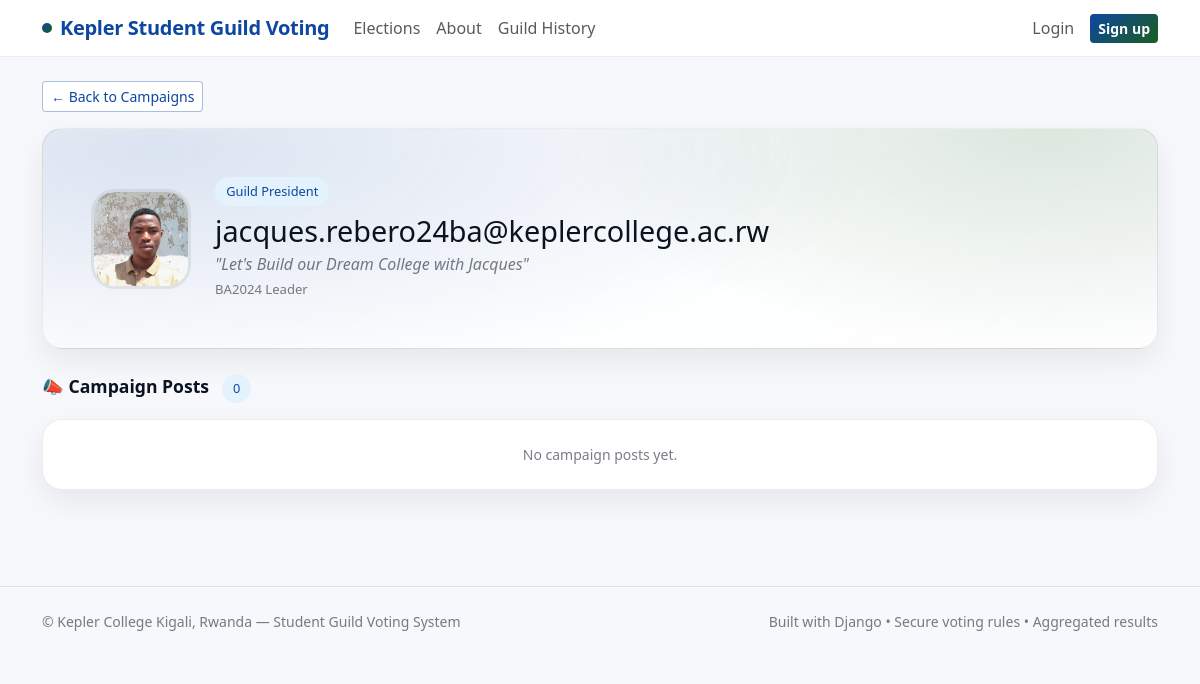
Page /elections/candidates/1/ on the committed database.
### apps/elections/models.py (models this page shows, shortened)
class Candidate(models.Model):
    STATUS_CHOICES = [
        ('pending', 'Pending'),
        ('approved', 'Approved'),
        ('rejected', 'Rejected'),
    ]
    election = models.ForeignKey(
        Election, on_delete=models.CASCADE, related_name='candidates'
    )
    position = models.ForeignKey(
        Position, on_delete=models.CASCADE, related_name='candidates'
    )
    student = models.ForeignKey(
        settings.AUTH_USER_MODEL,
        on_delete=models.SET_NULL,
        null=True, blank=True,
        related_name='candidacies'
    )
    full_name = models.CharField(max_length=200)
    slogan = models.CharField(max_length=200, blank=True)
    manifesto = models.TextField(blank=True)
    photo = models.ImageField(upload_to='candidates/', blank=True, null=True)
    status = models.CharField(
        max_length=20, choices=STATUS_CHOICES, default='pending'
    )
    created_at = models.DateTimeField(auto_now_add=True)
    class Meta:
        ordering = ['position__order', 'full_name']

class Position(models.Model):
    SCOPE_ALL = 'all'
    SCOPE_COHORT = 'cohort'
    SCOPE_CHOICES = [
        (SCOPE_ALL, 'Whole College'),
        (SCOPE_COHORT, 'Specific Cohort(s) Only'),
    ]
    election = models.ForeignKey(
        Election, on_delete=models.CASCADE, related_name='positions'
    )
    title = models.CharField(max_length=120)
    description = models.TextField(blank=True)
    order = models.PositiveIntegerField(default=0)
    voting_scope = models.CharField(
        max_length=10, choices=SCOPE_CHOICES, default=SCOPE_ALL
    )
    allowed_cohorts = models.ManyToManyField(
        'accounts.Cohort', blank=True, related_name='positions'
    )
    applications_open = models.BooleanField(default=False)
    class Meta:
        ordering = ['order', 'title']
        unique_together = [('election', 'title')]

class Election(models.Model):
    SCOPE_ALL = 'all'
    SCOPE_COHORT = 'cohort'
    SCOPE_CHOICES = [
        (SCOPE_ALL, 'Whole College'),
        (SCOPE_COHORT, 'Specific Cohort(s) Only'),
    ]
    name = models.CharField(max_length=200)
    description = models.TextField(blank=True)
    start_at = models.DateTimeField()
    end_at = models.DateTimeField()
    is_published = models.BooleanField(default=True)
    allow_live_results = models.BooleanField(default=False)
    visibility_scope = models.CharField(
        max_length=10, choices=SCOPE_CHOICES, default=SCOPE_ALL
    )
    visible_to_cohorts = models.ManyToManyField(
        'accounts.Cohort', blank=True, related_name='visible_elections'
    )
    voting_scope = models.CharField(
        max_length=10, choices=SCOPE_CHOICES, default=SCOPE_ALL
    )
    voting_cohorts = models.ManyToManyField(
        'accounts.Cohort', blank=True, related_name='voting_elections'
    )
    created_at = models.DateTimeField(auto_now_add=True)
    class Meta:
        ordering = ['-start_at']

### apps/elections/views.py (the view)
# urls.py: path('candidates/<int:candidate_id>/', views.candidate_profile, name='candidate_profile'),
def candidate_profile(request, candidate_id):
    candidate = get_object_or_404(
        Candidate.objects.select_related('position', 'position__election', 'student').prefetch_related('campaign_posts'),
        id=candidate_id, status='approved'
    )
    approved_posts = candidate.campaign_posts.filter(status='approved')
    return render(request, 'elections/candidate_profile.html', {'candidate': candidate, 'posts': approved_posts})

### apps/core/context_processors.py (called while the page is built)
def kepler_branding(request):
    return {
        "KEPLER_APP_NAME": "Kepler Student Guild Voting",
        "KEPLER_LOCATION": "Kepler College Kigali, Rwanda",
    }

### templates/elections/candidate_profile.html (shortened to what this page needs)
{% extends 'base.html' %}
{% block content %}
<div class="mb-3">
  <a href="{% url 'elections:campaign_browse' candidate.position.election.id %}"
     class="btn btn-outline-kepler btn-sm">← Back to Campaigns</a>
</div>
<div class="hero p-4 p-md-5 mb-4">
  <div class="d-flex align-items-center gap-4 flex-wrap">
    {% if candidate.photo %}
    <img src="{{ candidate.photo.url }}"
         style="width:100px;height:100px;border-radius:1.5rem;
                object-fit:cover;border:3px solid var(--kepler-border);">
    {% else %}
    <div class="candidate-avatar"
         style="width:100px;height:100px;font-size:2.5rem;border-radius:1.5rem;">
      {{ candidate.full_name|first }}
    </div>
    {% endif %}
    <div>
      <span class="k-pill pill-blue mb-2 d-inline-block">{{ candidate.position.title }}</span>
      <h1 class="fw-800 mb-1" style="font-size:1.8rem;">{{ candidate.full_name }}</h1>
      {% if candidate.slogan %}
      <div class="small-muted fst-italic fs-6">"{{ candidate.slogan }}"</div>
      {% endif %}
      <div class="small-muted mt-1" style="font-size:.82rem;">
        {{ candidate.position.election.name }}
      </div>
    </div>
  </div>
</div>
<div class="section-title mb-3">
  📣 Campaign Posts
  <span class="k-pill pill-blue ms-2">{{ posts.count }}</span>
</div>
{% if posts %}
<div class="row g-3">
  {% for post in posts %}
  <div class="col-md-6">
    <div class="kepler-card p-4 h-100">
      {% if post.image %}
      <img src="{{ post.image.url }}"
           style="width:100%;height:180px;object-fit:cover;
                  border-radius:.75rem;margin-bottom:1rem;">
      {% endif %}
      <div class="fw-700 mb-2">{{ post.title }}</div>
      {% if post.content %}
      <div class="small-muted mb-3" style="line-height:1.6;">{{ post.content }}</div>
      {% endif %}
      {% if post.link %}
      <a href="{{ post.link }}" target="_blank" class="btn btn-outline-kepler btn-sm">
        🔗 Learn More
      </a>
      {% endif %}
      <div class="small-muted mt-2" style="font-size:.78rem;">
        {{ post.created_at|date:"M d, Y" }}
      </div>
    </div>
  </div>
  {% endfor %}
</div>
{% else %}
<div class="kepler-card p-4 text-center">
  <div class="small-muted">No campaign posts yet.</div>
</div>
{% endif %}
{% endblock %}

### static/css/styles.css (style rules this page uses)
:root { --kepler-green: #1b5e20; --kepler-green-mid: #2e7d32; --kepler-green-light: #e8f5e9; --kepler-blue: #0d47a1; --kepler-blue-mid: #1565c0; --kepler-blue-light: #e3f2fd; --kepler-white: #ffffff; --kepler-dark: #0b1320; --kepler-gray: #f6f8fb; --kepler-border: rgba(0,0,0,0.07); --kepler-shadow: 0 12px 30px rgba(11,19,32,0.07); }
body { background: var(--kepler-gray); color: var(--kepler-dark); font-family: 'Segoe UI', system-ui, sans-serif; }
.kepler-card { border: 1px solid var(--kepler-border); border-radius: 1.25rem; box-shadow: var(--kepler-shadow); background: var(--kepler-white); }
.hero { background: radial-gradient(1200px 400px at 10% 10%, rgba(13,71,161,.15), transparent 60%), radial-gradient(900px 400px at 90% 0%, rgba(27,94,32,.15), transparent 55%), linear-gradient(135deg, rgba(255,255,255,0.95), rgba(255,255,255,0.85)); border: 1px solid var(--kepler-border); border-radius: 1.25rem; box-shadow: var(--kepler-shadow); }
.btn-outline-kepler { border: 1.5px solid rgba(13,71,161,0.35); color: var(--kepler-blue); background: white; font-weight: 500; }
.k-pill { font-size: .8rem; padding: .3rem .7rem; border-radius: 999px; font-weight: 500; display: inline-block; }
.pill-blue { background: var(--kepler-blue-light); color: var(--kepler-blue); }
.small-muted { color: rgba(11,19,32,0.55); font-size: .875rem; }
.section-title { font-weight: 800; font-size: 1.1rem; color: var(--kepler-dark); }

### rows in the picture
Candidate: photo (picture), position "Guild President", full_name "jacques.rebero24ba@keplercollege.ac.rw", slogan "Let's Build our Dream College with Jacques", position.election.name "BA2024 Leader"

### other values in the picture
{{ posts.count }} "0"
